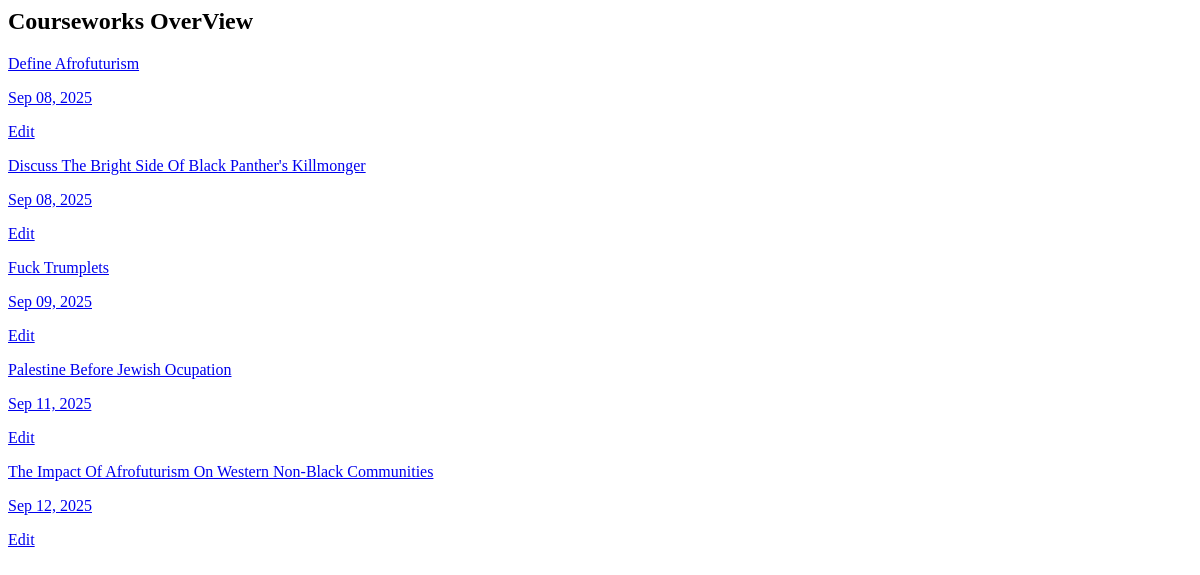
The app's page /list/, older data.
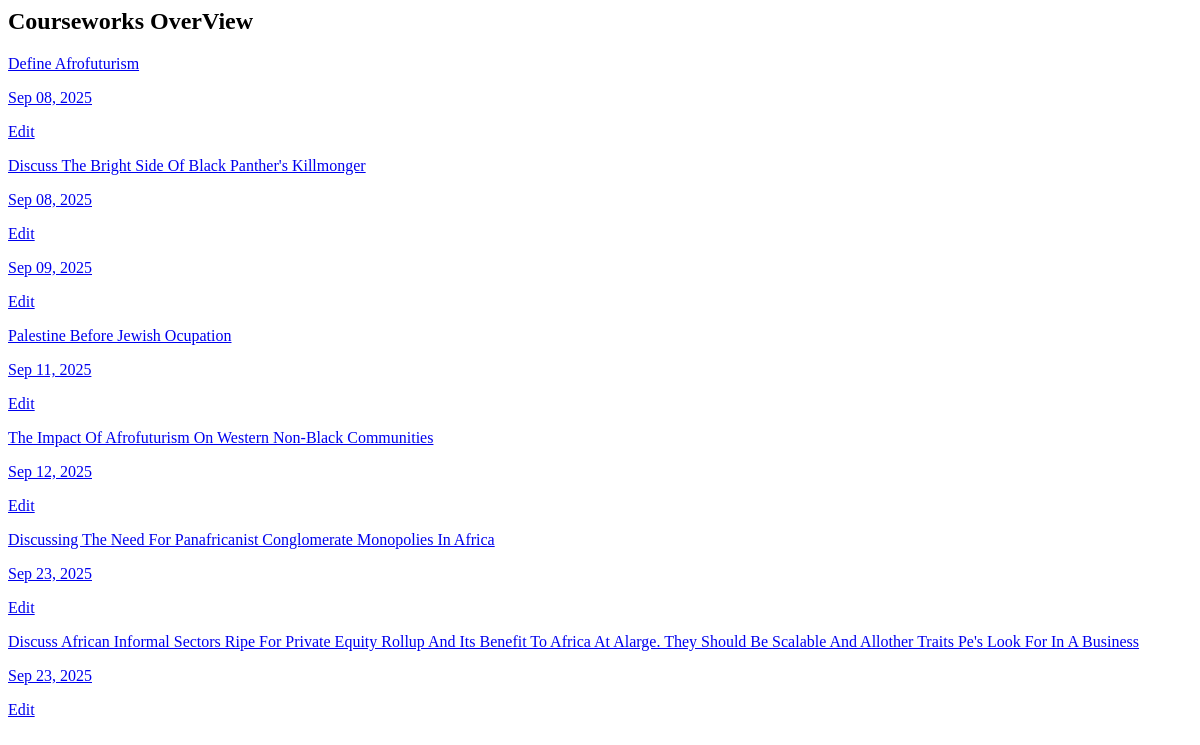
The same page, newer data.
### core/models.py (models this page shows, shortened)
class CourseWork(models.Model):
    user = models.ForeignKey(CustomUser, on_delete=models.CASCADE)
    question = models.TextField(max_length=500, blank = True, null=True)
    answer = CKEditor5Field(config_name='extends')
    created = models.DateTimeField(auto_now_add = True,)

### core/views.py (the view)
# urls.py: path("list/", List.as_view(), name = "list"),
class List(ListView):
    name = "coursework_list"
    model = CourseWork
    template_name = "list.html"

### templates/list.html (shortened to what this page needs)
{% load static %}
<c-base>
  <div class="h-full w-full p-8 flex flex-col gap-8">
    <div class=" p-6 rounded-lg shadow-lg">
      <h2 class="text-2xl font-bold text-white mb-4">Courseworks OverView</h2>
      {% for coursework in coursework_list %}
        {% if coursework.answer %}
          <a href="{% url 'coursework' coursework.pk %}"" class="flex justify-between py-3 border-b ">
            <p class="text-gray-300">{{ coursework.question | title}} </p>
            <p class="text-gray-400 text-sm">{{ coursework.created|date:"M d, Y" }} </p>
            <a href="{% url 'editor' pk=coursework.pk %}">Edit</a>
          </a>
        {% endif %}
      {% endfor %}
    </div>
</div>
</c-base>

Row changes from the older to the newer data that the page shows:
changed CourseWork "Sep 09, 2025": question "Fuck Trumplets" → (not shown)
added CourseWork: question "Discussing The Need For Panafricanist Conglomerate Monopolies In Africa", created "Sep 23, 2025"
added CourseWork: question "Discuss African Informal Sectors Ripe For Private Equity Rollup And Its Benefit To Africa At Alarge. They Should Be Scalable And Allother Traits Pe's Look For In A Business", created "Sep 23, 2025"
